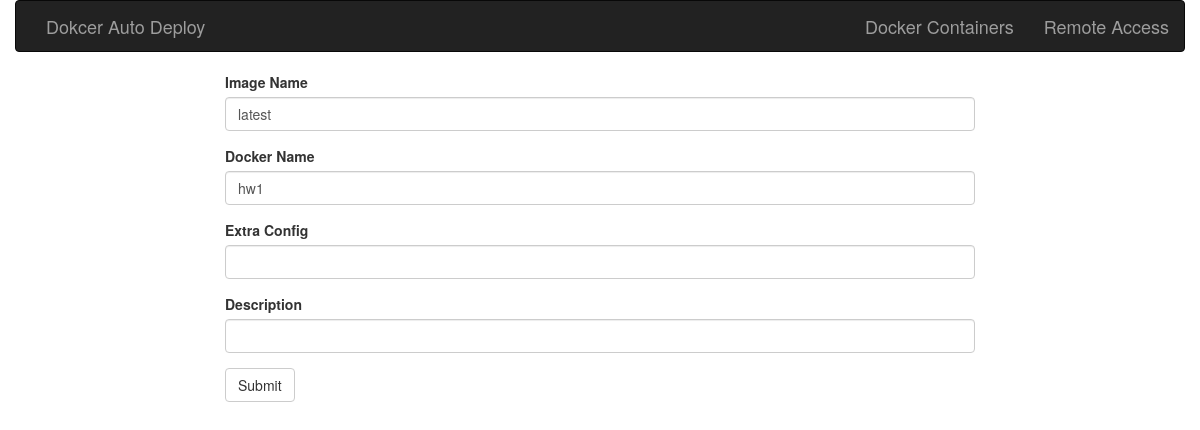
The app's page /change/1/3, older data.
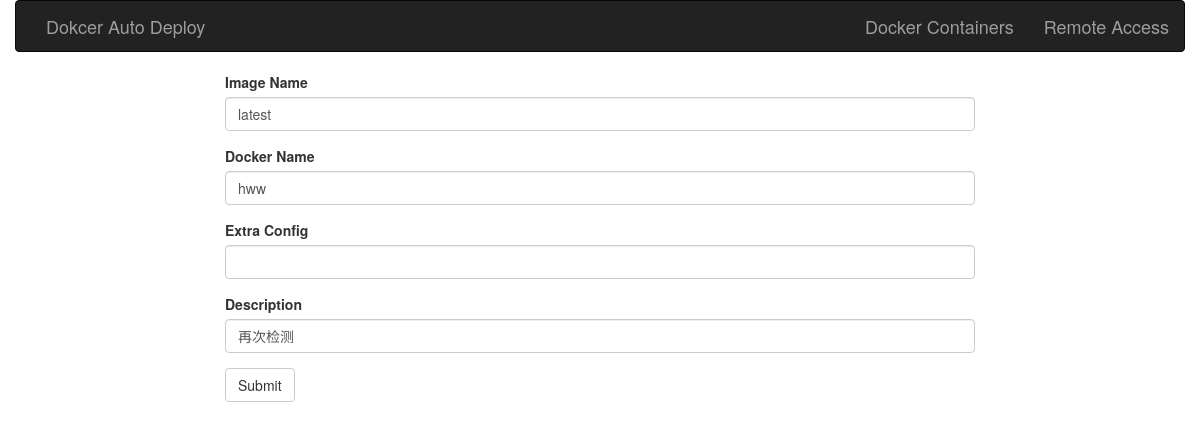
The same page, newer data.
### app.py (models this page shows, shortened)
class Version(db.Model):
    __tablename__ = 'version'
    id = db.Column(db.Integer, primary_key=True)
    env_id = db.Column(db.Integer, db.ForeignKey('environments.id'), nullable=False)
    env_version = db.Column(db.String(1024), nullable=False)
    docker_name = db.Column(db.String(1024), nullable=False)
    extra_code = db.Column(db.String(1024), nullable=True)
    value = db.Column(db.String(1024), nullable=True)
    create_time = db.Column(db.Date, default=datetime.date.today(), nullable=True)

### app.py (the view, shortened to what this page needs)
@app.route('/change/<int:env_id>/<int:id>', methods=['GET', 'POST'])
def change_version_list(env_id, id):
    if request.method == 'GET':
        versionlists = Version.query.filter_by(env_id=env_id, id=id).join(Environments,
                                                                          Version.env_id == Environments.id).first_or_404()
        form = VersionListForm()
        form.env_version.data = versionlists.env_version
        form.docker_name.data=versionlists.docker_name
        form.extra_code.data=versionlists.extra_code
        form.value.data = versionlists.value
        return render_template('modify.html', form=form)

### Forms.py
class VersionListForm(FlaskForm):
    env_version = StringField('Image Name', validators=[DataRequired(), Length(1, 64)])
    docker_name=StringField('Docker Name', validators=[DataRequired(), Length(1, 64)])
    extra_code=StringField('Extra Config', validators=[Length(0, 64)])
    value = StringField('Description', validators=[Length(0, 64)])
    submit = SubmitField('Submit')

### templates/modify.html (shortened to what this page needs)
{% extends "base_env.html" %}
{% import "bootstrap/wtf.html" as wtf %}
{% block page_content %}
<div class="row">
    <div class="col-md-8 col-md-offset-2"> {{ wtf.quick_form(form, form_type="horizontal") }} </div>
</div>
{% endblock %}

Row changes from the older to the newer data that the page shows:
changed Version "latest": docker_name "hw1" → "hww"; value (not shown) → "再次检测"
